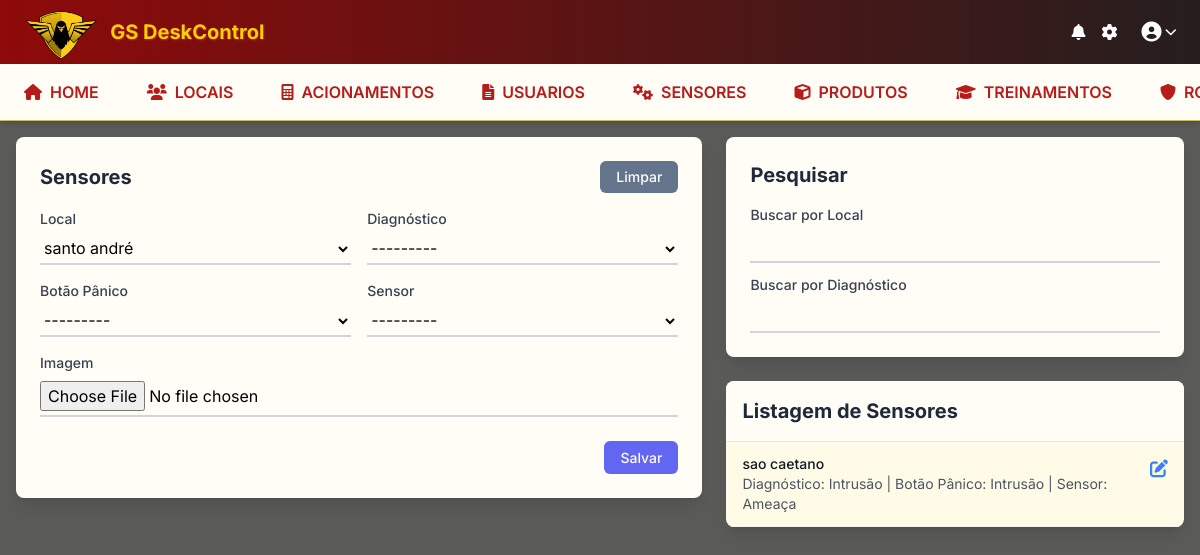
Before: /orpecas/ with the older database file.
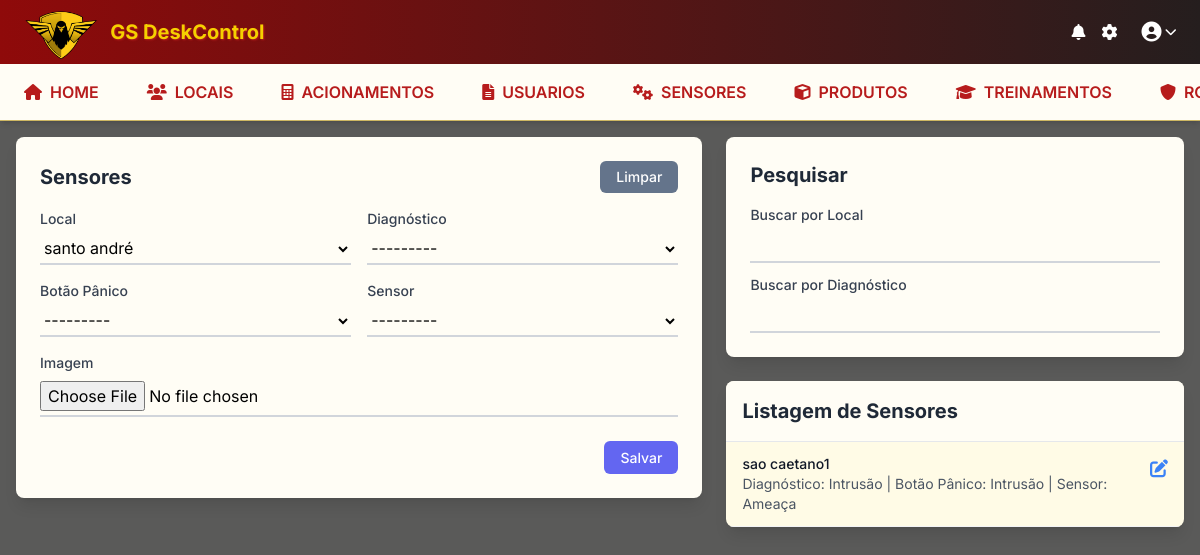
After: the same page with the newer database file.
### orpecas/models.py (models this page shows, shortened)
class Orpecas(models.Model):
    CHOICES = [
        ('Intrusão', 'Intrusão'),
        ('Ameaça', 'Ameaça'),
        ('Pessoa Suspeita', 'Pessoa Suspeita'),
    ]
    local = models.ForeignKey(Clientes, on_delete=models.CASCADE, related_name='OrpecasLocal', default=1)
    diagnostico = models.CharField(max_length=255, choices=CHOICES, null=True, blank=True)
    botao_panico = models.CharField(max_length=255, choices=CHOICES, null=True, blank=True)
    sensor = models.CharField(max_length=255, choices=CHOICES, null=True, blank=True)
    imagem = models.ImageField(upload_to='orpecas/', null=True, blank=True, verbose_name="Imagem")

### clientes/models.py (models this page shows, shortened)
class Clientes(models.Model):
    nome = models.CharField(max_length=200, blank=True, null=True)
    pronta_resposta = models.CharField(max_length=200, blank=True, null=True, verbose_name="Pronta Resposta")
    telefone = models.CharField(max_length=20, blank=True, null=True, verbose_name="Telefone")
    def __str__(self):
        return str(self.nome) if self.nome else ""

### orpecas/views.py (the view, shortened to what this page needs)
# urls.py: path('', OrpecasView.as_view(), name='orpecas'),
class OrpecasView(View):
    def get(self, request):
        search_local = request.GET.get('search_local', '')
        search_diagnostico = request.GET.get('search_diagnostico', '')
        orpecas_list = Orpecas.objects.all()
        if search_local:
            orpecas_list = orpecas_list.filter(local__nome__icontains=search_local)
        if search_diagnostico:
            orpecas_list = orpecas_list.filter(diagnostico__icontains=search_diagnostico)
        if request.headers.get('x-requested-with') == 'XMLHttpRequest':
            html = render_to_string(
                'orpecas/partials/lista_orpecas.html',
                {'orpecas_list': orpecas_list}
            )
            return JsonResponse({'html': html})
        form = OrpecasForm()
        context = {
            'orpecas_list': orpecas_list,
            'form': form,
            'search_local': search_local,
            'search_diagnostico': search_diagnostico,
        }
        return render(request, 'orpecas/orpecas.html', context)

### orpecas/forms.py
class OrpecasForm(forms.ModelForm):
    class Meta:
        model = Orpecas
        fields = ['local', 'diagnostico', 'botao_panico', 'sensor', 'imagem']
        widgets = {
            'local': forms.Select(attrs={'class': 'w-full py-1 bg-transparent border-0 border-b-2 border-gray-300 focus:outline-none focus:ring-0 focus:border-blue-500'}),
            'diagnostico': forms.Select(attrs={'class': 'w-full py-1 bg-transparent border-0 border-b-2 border-gray-300 focus:outline-none focus:ring-0 focus:border-blue-500'}),
            'botao_panico': forms.Select(attrs={'class': 'w-full py-1 bg-transparent border-0 border-b-2 border-gray-300 focus:outline-none focus:ring-0 focus:border-blue-500'}),
            'sensor': forms.Select(attrs={'class': 'w-full py-1 bg-transparent border-0 border-b-2 border-gray-300 focus:outline-none focus:ring-0 focus:border-blue-500'}),
            'imagem': forms.FileInput(attrs={'class': 'w-full py-1 bg-transparent border-0 border-b-2 border-gray-300 focus:outline-none focus:ring-0 focus:border-blue-500', 'accept': 'image/*'}),
        }

### orpecas/templates/orpecas/orpecas.html (shortened to what the changed rows need)
{% extends 'base.html' %}
{% load static %}
{% block extra_css %}
    <link rel="stylesheet" href="{% static 'orpecas/css/orpecas.css' %}">
{% endblock %}
{% block content %}
    <div class="flex flex-col lg:flex-row gap-6">
        <div class="lg:w-2/5 space-y-6">
            <div id="orpecas-list-container"
                 data-get-url-template="{% url 'orpecas:get_orpecas' 0 %}"
                 data-update-url-template="{% url 'orpecas:atualizar_orpecas' 0 %}"
                 class="bg-white rounded-lg shadow-lg compact-form overflow-hidden">
                <div class="p-6 border-b bg-slate-200">
                     <h2 class="text-xl font-bold text-gray-800">Listagem de Sensores</h2>
                </div>
                <div id="orpecas-list-results" class="max-h-96 overflow-y-auto">
                    {% include 'orpecas/partials/lista_orpecas.html' %}
                </div>
            </div>
        </div>
    </div>
{% endblock %}

### orpecas/templates/orpecas/partials/lista_orpecas.html (shortened to what this page needs)
<div class="divide-y divide-gray-200">
    {% for orpecas in orpecas_list %}
        <div class="orpecas-item px-6 py-4 border-b border-gray-100 hover:bg-gray-50 cursor-pointer transition-colors"
             data-orpecas-id="{{ orpecas.pk }}"
             onclick="carregarOrpecas('{{ orpecas.pk }}');">
            <div class="flex justify-between items-start">
                <div class="text-sm flex-1">
                    <div class="font-medium text-gray-900">{{ orpecas.local.nome|default:"-" }}</div>
                    <div class="text-gray-600">
                        Diagnóstico: {{ orpecas.diagnostico|default:"-" }} |
                        Botão Pânico: {{ orpecas.botao_panico|default:"-" }} |
                        Sensor: {{ orpecas.sensor|default:"-" }}
                    </div>
                </div>
                <div class="ml-4">
                    <i class="fas fa-edit text-blue-500 text-lg"></i>
                </div>
            </div>
        </div>
    {% empty %}
        <div class="px-6 py-4 text-gray-500 text-center">Nenhum orpecas encontrado</div>
    {% endfor %}
</div>

Changed rows visible on the page:
changed through a linked row, Orpecas "Intrusão": local.nome "sao caetano" → "sao caetano1"
